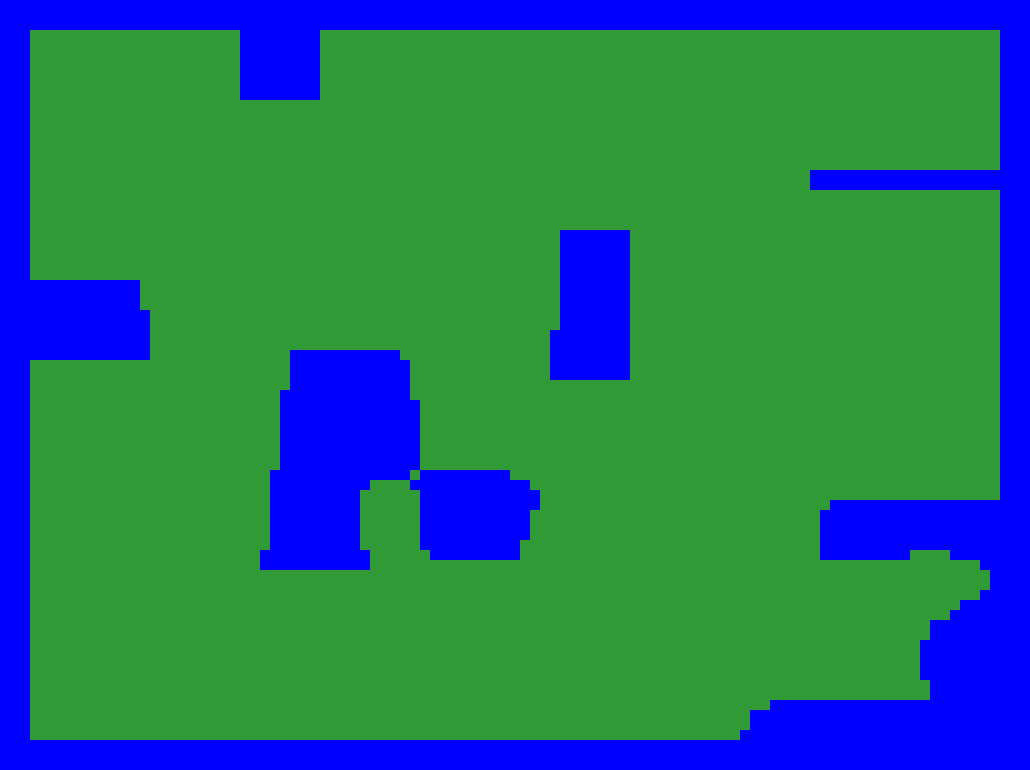

This game map was drawn from its Tiled (.tmx) file and the tilesets committed beside it. A one-line description and the trimmed map source follow:
An orthogonal 103x77 tile map with 10x10 px tiles, 2 tile layers (Ground, Capa de patrones 2).

<map version="1.2" tiledversion="1.2.1" orientation="orthogonal" renderorder="left-down" width="103" height="77" tilewidth="10" tileheight="10" infinite="0" nextlayerid="3" nextobjectid="1">
 <tileset firstgid="1" name="Tiles" tilewidth="10" tileheight="10" tilecount="3" columns="3">
  <image source="Tiles.png" width="30" height="10" />
 </tileset>
 <layer id="1" name="Ground" width="103" height="77" locked="1" opacity="0.9">
  <properties>
   <property name="Nodraw" type="int" value="0" />
  </properties>
  <data>[7931 cells, 7931 non-empty, 1 distinct tile ids]</data>
 </layer>
 <layer id="2" name="Capa de patrones 2" width="103" height="77">
  <properties>
   <property name="Navigation" type="int" value="1" />
   <property name="Nodraw" type="int" value="0" />
  </properties>
  <data>[7931 cells, 1973 non-empty, 1 distinct tile ids]</data>
 </layer>
</map>
